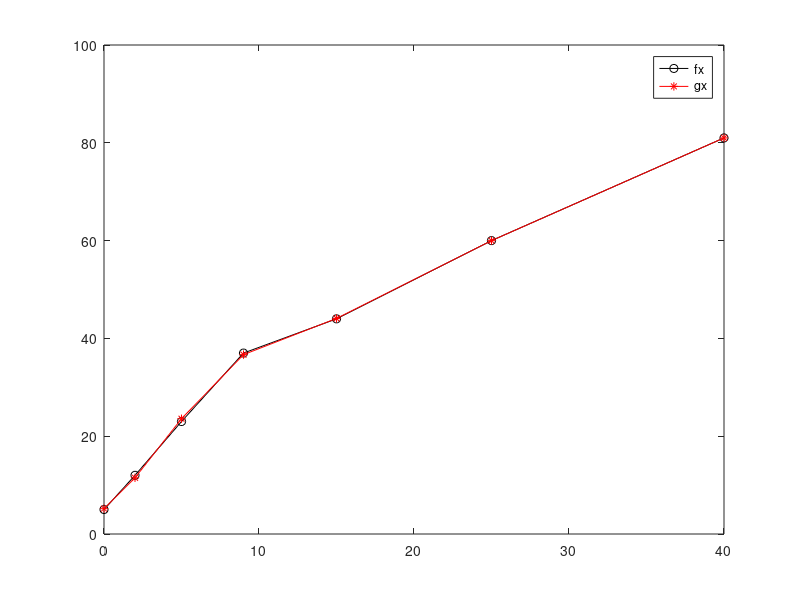

MATLAB code for this plot:
% ----------------------- BEGIN CODE -----------------------

% Close all figures, clear variables in memory and MATLAB command screen
close all ; clear all ; clc ;

% Set the output format to the short format with compact line spacing
format short ; format compact ;

% Specify values and necessary parameters
x = [0 1 2 4 7];
y = [1 4 7 13 22];

a = (sum(y) / length(y)) * ones(length(y));

plot(x, y, 'k-o', x, a, 'r-*');
legend('fx', 'a');

% ----------------------------------------------------------

% Close all figures, clear variables in memory and MATLAB command screen
close all ; clear all ; clc ;

% Set the output format to the short format with compact line spacing
format short ; format compact ;

% Specify values and necessary parameters
x = [0 1 2 4 7];
y = [1 5 8 13 21];

A = [length(x) sum(x) ; sum(x) sum(x.^2)];

b = [sum(y) ; sum(y.*x)];

a = inv(A) * b;
gx = a(1) + a(2) * x;

plot(x, y, 'k-o', x, gx, 'r-*');
legend('fx', 'gx');

% ----------------------------------------------------------

% Close all figures, clear variables in memory and MATLAB command screen
close all ; clear all ; clc ;

% Set the output format to the short format with compact line spacing
format short ; format compact ;

% Specify values and necessary parameters
x = [0 2 3 5 8];
y = [-6 0 7 21 65];

A = [length(x) sum(x) sum(x.^2) ; sum(x) sum(x.^2) sum(x.^3); sum(x.^2) sum(x.^3) sum(x.^4)];
b = [sum(y) ; sum(y.*x) ; sum(y.*(x.^2))];

a = inv(A) * b;
gx = a(1) + a(2) * x + a(3) * (x.^2);

plot(x, y, 'k-o', x, gx, 'r-*');
legend('fx', 'gx');

% ----------------------------------------------------------

% Close all figures, clear variables in memory and MATLAB command screen
close all ; clear all ; clc ;

% Set the output format to the short format with compact line spacing
format short ; format compact ;

% Specify values and necessary parameters
x = [0 2 5 9 15 25 40];
y = [5 12 23 37 44 60 81];

a = polyfit(x, y, 5);

%polinomKatsayilar = polyfit(x, y, derece);
%pk = polifit([-3 0 3], [-9 -3 3], 1);

gx = a(6) + a(5) * x + a(4) * (x.^2) + a(3) * (x.^3) + a(2) * (x.^4) + a(1) * (x.^5);

plot(x, y, 'k-o', x, gx, 'r-*');
legend('fx', 'gx');

% ----------------------- END OF CODE ----------------------